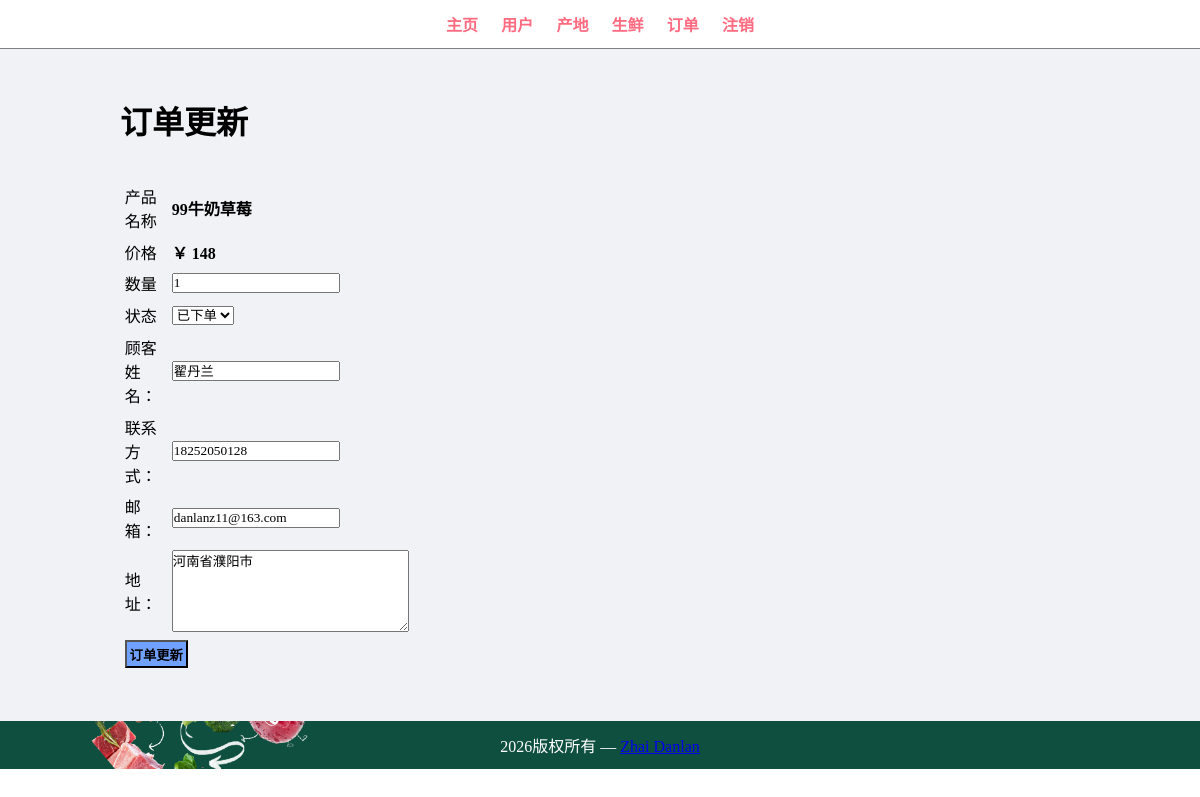
The app's page /admin/update-order.php?id=1 (signed in) with its own data.
### tables this page shows
CREATE TABLE IF NOT EXISTS `tbl_order` (
  `id` int(10) unsigned NOT NULL AUTO_INCREMENT,
  `product` varchar(150) NOT NULL,
  `price` decimal(10,0) NOT NULL,
  `qty` int(11) NOT NULL,
  `total` decimal(10,0) NOT NULL,
  `order_date` datetime NOT NULL,
  `status` varchar(50) NOT NULL,
  `customer_name` varchar(150) NOT NULL,
  `customer_contact` varchar(20) NOT NULL,
  `customer_email` varchar(150) NOT NULL,
  `customer_address` varchar(255) NOT NULL,
  PRIMARY KEY (`id`)
);

### admin/update-order.php (the view, shortened to what this page needs)
<?php include('partials/menu.php'); ?>
<div class="main-content">
    <div class="wrapper">
        <h1>订单更新</h1>
        <br><br>
        <?php
            if(isset($_GET['id']))
            {
                $id=$_GET['id'];
                $sql = "SELECT * FROM tbl_order WHERE id=$id";
                $res = mysqli_query($conn,$sql);
                $count = mysqli_num_rows($res);
                if($count==1)
                {
                    $row=mysqli_fetch_assoc($res);
                    $product = $row['product'];
                    $price = $row['price'];
                    $qty = $row['qty'];
                    $status = $row['status'];
                    $customer_name = $row['customer_name'];
                    $customer_contact = $row['customer_contact'];
                    $customer_email = $row['customer_email'];
                    $customer_address = $row['customer_address'];
                }
                else
                {
                    header('location:'.SITEURL.'admin/manage-order.php');
                }
            }
            else
            {
                header('location:'.SITEURL.'admin/manage-order.php');
            }
        ?>
        <form action="" method="POST">
            <table class="tbl-30">
                <tr>
                    <td>产品名称</td>
                    <td><b><?php echo $product; ?></b></td>
                </tr>
                <tr>
                    <td>价格</td>
                    <td>
                        <b>￥ <?php echo $price; ?></b>
                    </td>
                </tr>
                <tr>
                    <td>数量</td>
                    <td>
                        <input type="number" name="qty" value="<?php echo $qty; ?>">
                    </td>
                </tr>
                <tr>
                    <td>状态</td>
                    <td>
                        <select name="status">
                            <option <?php if($status=="Ordered"){echo "selected";} ?>value="已下单">已下单</option>
                        </select>
                    </td>
                </tr>
                <tr>
                    <td>顾客姓名：</td>
                    <td>
                        <input type="text" name="customer_name" value="<?php echo $customer_name; ?>">
                    </td>
                </tr>
                <tr>
                    <td>联系方式：</td>
                    <td>
                        <input type="text" name="customer_contact" value="<?php echo $customer_contact; ?>">
                    </td>
                </tr>
                <tr>
                    <td>邮箱：</td>
                    <td>
                        <input type="text" name="customer_email" value="<?php echo $customer_email; ?>">
                    </td>
                </tr>
                <tr>
                    <td>地址：</td>
                    <td>
                        <textarea name="customer_address" cols="30" rows="5"><?php echo $customer_address; ?></textarea>
                    </td>
                </tr>
                <tr>
                    <td colspan="2">
                        <input type="submit" name="submit" value="订单更新" class="btn-secondary">
                    </td>
                </tr>
            </table>
        </form>
    </div>
</div>
<?php include('partials/footer.php'); ?>

### css/admin.css (style rules this page uses)
* { margin:0; padding: 0; font-family: 'KaiTi_GB2312','Microsoft Yahei'; }
.wrapper { padding: 1%; width: 80%; margin: 0 auto; }
.tbl-30 { width: 30%; }
table tr td { padding: 1%; }
.btn-secondary { background-color: #70a1ff; padding: 1%; color: black; text-decoration: none; font-weight: bold; }
.main-content { background-color: #f1f2f6; padding: 3% 0; }

### records on screen
tbl_order: product "99牛奶草莓", price "148", qty "1", customer_name "翟丹兰", customer_contact "18252050128", customer_email "danlanz11@163.com", customer_address "河南省濮阳市"
